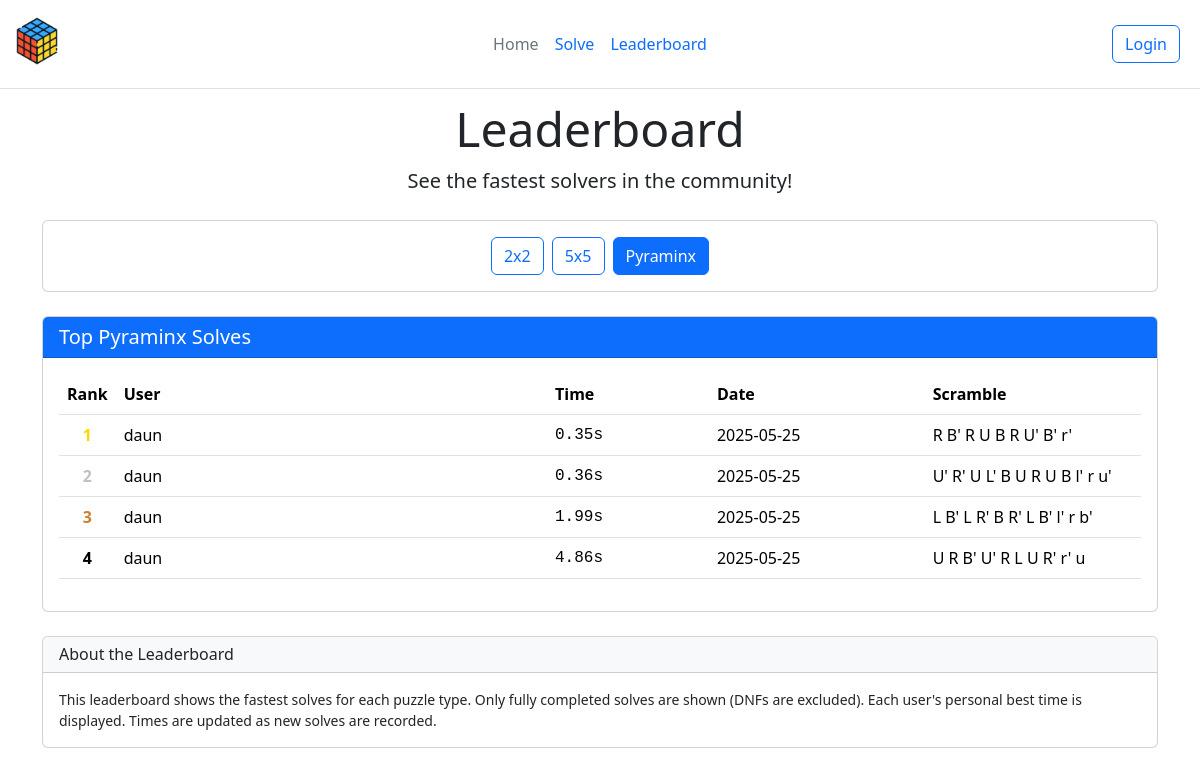
Screenshot of /leaderboard/Pyraminx with the database file from the repository.
### main.py (models this page shows, shortened)
class Solve(db.Model):
    id = db.Column(db.Integer, primary_key=True)
    time = db.Column(db.Float, nullable=False)
    date = db.Column(db.DateTime, default=datetime.utcnow)
    user_id = db.Column(db.Integer, db.ForeignKey('user.id'), nullable=False)
    cube_id = db.Column(db.Integer, db.ForeignKey('cube.id'), nullable=False)
    user = db.relationship('User')

class User(db.Model):
    id = db.Column(db.Integer, primary_key=True)
    email = db.Column(db.String(120), unique=True, nullable=False)
    password_hash = db.Column(db.String(128), nullable=False)
    solves = db.relationship('Solve', backref='solver', lazy=True)

class Cube(db.Model):
    id = db.Column(db.Integer, primary_key=True)
    cube_type = db.Column(db.String(20), nullable=False)
    pattern = db.Column(db.String(200), nullable=True)
    solves = db.relationship('Solve', backref='cube', lazy=True)

### main.py (the view)
@app.route('/leaderboard')
@app.route('/leaderboard/<cube_type>')
def leaderboard(cube_type=None):
    available_cube_types = db.session.query(Cube.cube_type).distinct().all()
    available_cube_types = [c[0] for c in available_cube_types]
    if not cube_type or cube_type not in available_cube_types:
        cube_type = available_cube_types[0] if available_cube_types else '3x3'
    best_solves_query = db.session.query(
        User.email,
        Solve.time,
        Solve.date,
        Cube.pattern
    ).join(
        User, User.id == Solve.user_id
    ).join(
        Cube, Cube.id == Solve.cube_id
    ).filter(
        Cube.cube_type == cube_type,
        Solve.time > 0
    ).order_by(
        Solve.time
    ).limit(50)
    top_solves = best_solves_query.all()
    return render_template(
        'leaderboard.html',
        top_solves=top_solves,
        cube_type=cube_type,
        available_cube_types=available_cube_types
    )

### templates/leaderboard.html (shortened to what this page needs)
{% extends 'base.html' %}
{% block stylesheet %}
<link rel="stylesheet" href="{{ url_for('static', filename='css/leaderboard.css') }}">
{% endblock %}
{% block header %}
<div class="text-center mb-4">
  <h1 class="display-5">Leaderboard</h1>
  <p class="lead">See the fastest solvers in the community!</p>
</div>
{% endblock %}
{% block body %}
<div class="container">
  <div class="card mb-4">
    <div class="card-body">
      <div class="d-flex flex-wrap gap-2 justify-content-center">
        {% for type in available_cube_types %}
        <a href="{{ url_for('leaderboard', cube_type=type) }}"
          class="btn {% if type == cube_type %}btn-primary{% else %}btn-outline-primary{% endif %}">
          {{ type }}
        </a>
        {% endfor %}
      </div>
    </div>
  </div>
  <div class="card">
    <div class="card-header bg-primary text-white">
      <h5 class="card-title mb-0">Top {{ cube_type }} Solves</h5>
    </div>
    <div class="card-body">
      {% if top_solves %}
      <div class="table-responsive">
        <table class="table table-hover">
          <thead>
            <tr>
              <th width="5%">Rank</th>
              <th width="40%">User</th>
              <th width="15%">Time</th>
              <th width="20%">Date</th>
              <th width="20%">Scramble</th>
            </tr>
          </thead>
          <tbody>
            {% for solve in top_solves %}
            <tr class="{% if loop.index <= 3 %}top-{{ loop.index }}{% endif %}">
              <td class="rank">{{ loop.index }}</td>
              <td>{{ solve.email.split('@')[0] }}</td>
              <td class="time">{{ "%.2f"|format(solve.time) }}s</td>
              <td>{{ solve.date.strftime('%Y-%m-%d') }}</td>
              <td class="text-truncate" style="max-width: 200px;" title="{{ solve.pattern }}">
                {{ solve.pattern }}
              </td>
            </tr>
            {% endfor %}
          </tbody>
        </table>
      </div>
      {% else %}
      <div class="alert alert-info">
        No solves recorded for {{ cube_type }} yet. <a href="{{ url_for('solve') }}">Be the first!</a>
      </div>
      {% endif %}
    </div>
  </div>
  <div class="card mt-4">
    <div class="card-header bg-light">
      <h6 class="mb-0">About the Leaderboard</h6>
    </div>
    <div class="card-body">
      <p class="small mb-0">
        This leaderboard shows the fastest solves for each puzzle type. Only fully completed solves are shown (DNFs are excluded).
        Each user's personal best time is displayed. Times are updated as new solves are recorded.
      </p>
    </div>
  </div>
</div>
{% endblock %}

### static/css/main.css (style rules this page uses)
*, *::before, *::after { box-sizing: border-box; }
html, body { margin: 0; padding: 0; }

### static/css/base.css (style rules this page uses)
body { padding-top: 100px; }

### static/css/leaderboard.css (style rules this page uses)
.top-1 { background-color: rgba(255, 215, 0, 0.15) !important; }
.top-1 .rank { font-weight: bold; color: #FFD700; }
.top-2 { background-color: rgba(192, 192, 192, 0.15) !important; }
.top-2 .rank { font-weight: bold; color: #C0C0C0; }
.top-3 { background-color: rgba(205, 127, 50, 0.15) !important; }
.top-3 .rank { font-weight: bold; color: #CD7F32; }
.time { font-family: 'Roboto Mono', monospace, sans-serif; font-weight: 500; }
.rank { font-weight: bold; text-align: center; }
.table-responsive { overflow-x: auto; -webkit-overflow-scrolling: touch; }

### rows the page displays
Solve: email "daun", time "0.35", date "2025-05-25", pattern "R B' R U B R U' B' r'"
Solve: email "daun", time "0.36", date "2025-05-25", pattern "U' R' U L' B U R U B l' r u'"
Solve: email "daun", time "1.99", date "2025-05-25", pattern "L B' L R' B R' L B' l' r b'"
Solve: email "daun", time "4.86", date "2025-05-25", pattern "U R B' U' R L U R' r' u"

### other values shown
{{ type }} "2x2" "5x5" "Pyraminx"
{{ cube_type }} "Pyraminx"
